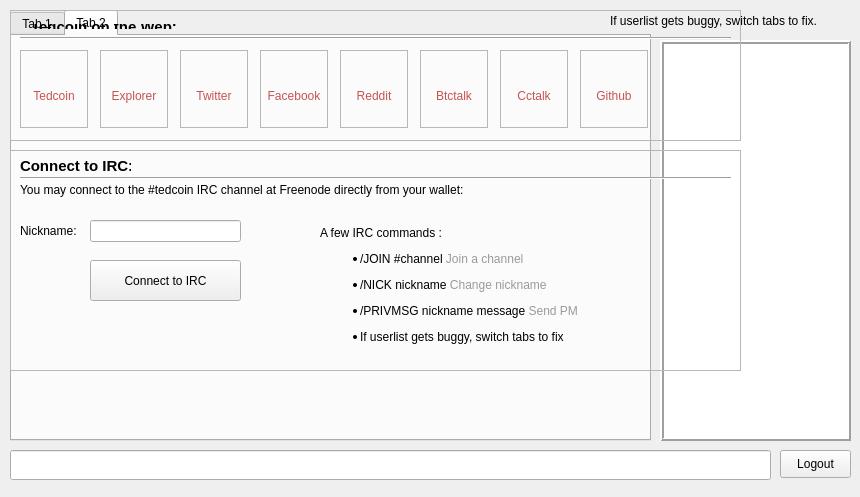
<?xml version="1.0" encoding="UTF-8"?>
<ui version="4.0">
 <class>ChatWindowClass</class>
 <widget class="QWidget" name="ChatWindowClass">
  <property name="geometry">
   <rect>
    <x>0</x>
    <y>0</y>
    <width>860</width>
    <height>497</height>
   </rect>
  </property>
  <widget class="QWidget" name="widget_2" native="true">
   <property name="geometry">
    <rect>
     <x>0</x>
     <y>0</y>
     <width>860</width>
     <height>497</height>
    </rect>
   </property>
   <widget class="QWidget" name="splitter" native="true">
    <property name="enabled">
     <bool>true</bool>
    </property>
    <property name="geometry">
     <rect>
      <x>10</x>
      <y>10</y>
      <width>841</width>
      <height>491</height>
     </rect>
    </property>
    <property name="styleSheet">
     <string notr="true"/>
    </property>
    <widget class="QTabWidget" name="tab">
     <property name="enabled">
      <bool>true</bool>
     </property>
     <property name="geometry">
      <rect>
       <x>0</x>
       <y>0</y>
       <width>641</width>
       <height>431</height>
      </rect>
     </property>
     <property name="styleSheet">
      <string notr="true"/>
     </property>
     <property name="tabShape">
      <enum>QTabWidget::Rounded</enum>
     </property>
     <property name="currentIndex">
      <number>1</number>
     </property>
     <property name="tabsClosable">
      <bool>false</bool>
     </property>
     <widget class="QWidget" name="widget_4">
      <attribute name="title">
       <string>Tab 1</string>
      </attribute>
     </widget>
     <widget class="QWidget" name="tab_5">
      <attribute name="title">
       <string>Tab 2</string>
      </attribute>
     </widget>
    </widget>
    <widget class="QLineEdit" name="lineEdit">
     <property name="geometry">
      <rect>
       <x>0</x>
       <y>440</y>
       <width>761</width>
       <height>30</height>
      </rect>
     </property>
     <property name="sizePolicy">
      <sizepolicy hsizetype="Fixed" vsizetype="Fixed">
       <horstretch>0</horstretch>
       <verstretch>0</verstretch>
      </sizepolicy>
     </property>
     <property name="maximumSize">
      <size>
       <width>16777215</width>
       <height>30</height>
      </size>
     </property>
    </widget>
    <widget class="QLabel" name="label_buggy">
     <property name="geometry">
      <rect>
       <x>600</x>
       <y>0</y>
       <width>241</width>
       <height>21</height>
      </rect>
     </property>
     <property name="text">
      <string>If userlist gets buggy, switch tabs to fix.</string>
     </property>
    </widget>
    <widget class="QListView" name="userView">
     <property name="geometry">
      <rect>
       <x>650</x>
       <y>30</y>
       <width>191</width>
       <height>401</height>
      </rect>
     </property>
     <property name="sizePolicy">
      <sizepolicy hsizetype="Expanding" vsizetype="Expanding">
       <horstretch>0</horstretch>
       <verstretch>0</verstretch>
      </sizepolicy>
     </property>
     <property name="minimumSize">
      <size>
       <width>0</width>
       <height>300</height>
      </size>
     </property>
     <property name="maximumSize">
      <size>
       <width>16777215</width>
       <height>16777215</height>
      </size>
     </property>
     <property name="styleSheet">
      <string notr="true"/>
     </property>
     <property name="frameShape">
      <enum>QFrame::Box</enum>
     </property>
     <property name="frameShadow">
      <enum>QFrame::Raised</enum>
     </property>
     <property name="lineWidth">
      <number>2</number>
     </property>
     <property name="midLineWidth">
      <number>0</number>
     </property>
    </widget>
    <widget class="QPushButton" name="disconnect">
     <property name="geometry">
      <rect>
       <x>770</x>
       <y>440</y>
       <width>71</width>
       <height>28</height>
      </rect>
     </property>
     <property name="text">
      <string>Logout</string>
     </property>
    </widget>
   </widget>
   <widget class="QWidget" name="hide3" native="true">
    <property name="geometry">
     <rect>
      <x>10</x>
      <y>10</y>
      <width>841</width>
      <height>441</height>
     </rect>
    </property>
    <widget class="QWidget" name="layoutWidget">
     <property name="geometry">
      <rect>
       <x>10</x>
       <y>3</y>
       <width>250</width>
       <height>27</height>
      </rect>
     </property>
     <layout class="QHBoxLayout" name="hide1">
      <property name="spacing">
       <number>7</number>
      </property>
      <item>
       <widget class="QLabel" name="label_9">
        <property name="font">
         <font>
          <pointsize>11</pointsize>
          <weight>75</weight>
          <bold>true</bold>
         </font>
        </property>
        <property name="text">
         <string>Tedcoin on the Web:</string>
        </property>
       </widget>
      </item>
      <item>
       <spacer name="horizontalSpacer_4">
        <property name="orientation">
         <enum>Qt::Horizontal</enum>
        </property>
        <property name="sizeHint" stdset="0">
         <size>
          <width>40</width>
          <height>20</height>
         </size>
        </property>
       </spacer>
      </item>
     </layout>
    </widget>
    <widget class="QFrame" name="frame">
     <property name="geometry">
      <rect>
       <x>0</x>
       <y>0</y>
       <width>731</width>
       <height>131</height>
      </rect>
     </property>
     <property name="frameShape">
      <enum>QFrame::StyledPanel</enum>
     </property>
     <property name="frameShadow">
      <enum>QFrame::Sunken</enum>
     </property>
     <widget class="QFrame" name="frame_2">
      <property name="geometry">
       <rect>
        <x>10</x>
        <y>20</y>
        <width>711</width>
        <height>16</height>
       </rect>
      </property>
      <property name="frameShape">
       <enum>QFrame::HLine</enum>
      </property>
      <property name="frameShadow">
       <enum>QFrame::Sunken</enum>
      </property>
     </widget>
    </widget>

    <widget class="QLabel" name="label_tedcoinweb">
     <property name="geometry">
      <rect>
       <x>10</x>
       <y>40</y>
       <width>68</width>
       <height>78</height>
      </rect>
     </property>
     <property name="frameShape">
      <enum>QFrame::StyledPanel</enum>
     </property>
     <property name="frameShadow">
      <enum>QFrame::Raised</enum>
     </property>
     <property name="text">
      <string>&lt;a href=&quot;http://www.tedchain.network&quot;&gt;&lt;div style=&quot; text-decoration: none; color:#c65353;&quot;&gt;&lt;img src=&quot;:/icons/tedcoinweb&quot;/&gt;&lt;br /&gt;Tedcoin&lt;/div&gt;&lt;/a&gt;</string>
     </property>
     <property name="alignment">
      <set>Qt::AlignCenter</set>
     </property>
     <property name="openExternalLinks">
      <bool>true</bool>
     </property>
    </widget>

    <widget class="QLabel" name="label_webexplorer">
     <property name="geometry">
      <rect>
       <x>90</x>
       <y>40</y>
       <width>68</width>
       <height>78</height>
      </rect>
     </property>
     <property name="frameShape">
      <enum>QFrame::StyledPanel</enum>
     </property>
     <property name="frameShadow">
      <enum>QFrame::Raised</enum>
     </property>
     <property name="text">
      <string>&lt;a href=&quot;http://explorer.tedchain.network&quot;&gt;&lt;div style=&quot; text-decoration: none; color:#c65353;&quot;&gt;&lt;img src=&quot;:/icons/webexplorer&quot;/&gt;&lt;br /&gt;Explorer&lt;/div&gt;&lt;/a&gt;</string>
     </property>
     <property name="alignment">
      <set>Qt::AlignCenter</set>
     </property>
     <property name="openExternalLinks">
      <bool>true</bool>
     </property>
    </widget>

    <widget class="QLabel" name="label_twitter">
     <property name="geometry">
      <rect>
       <x>170</x>
       <y>40</y>
       <width>68</width>
       <height>78</height>
      </rect>
     </property>
     <property name="frameShape">
      <enum>QFrame::StyledPanel</enum>
     </property>
     <property name="frameShadow">
      <enum>QFrame::Raised</enum>
     </property>
     <property name="text">
      <string>&lt;a href=&quot;https://twitter.com/tedmorning&quot;&gt;&lt;div style=&quot; text-decoration: none; color:#c65353;&quot;&gt;&lt;img src=&quot;:/icons/twitter&quot;/&gt;&lt;br /&gt;Twitter&lt;/div&gt;&lt;/a&gt;</string>
     </property>
     <property name="alignment">
      <set>Qt::AlignCenter</set>
     </property>
     <property name="openExternalLinks">
      <bool>true</bool>
     </property>
    </widget>

    <widget class="QLabel" name="label_facebook">
     <property name="geometry">
      <rect>
       <x>250</x>
       <y>40</y>
       <width>68</width>
       <height>78</height>
      </rect>
     </property>
     <property name="frameShape">
      <enum>QFrame::StyledPanel</enum>
     </property>
     <property name="frameShadow">
      <enum>QFrame::Raised</enum>
     </property>
     <property name="text">
      <string>&lt;a href=&quot;https://www.facebook.com/tedmorning.daybreak&quot;&gt;&lt;div style=&quot; text-decoration: none; color:#c65353;&quot;&gt;&lt;img src=&quot;:/icons/facebook&quot;/&gt;&lt;br /&gt;Facebook&lt;/div&gt;&lt;/a&gt;</string>
     </property>
     <property name="alignment">
      <set>Qt::AlignCenter</set>
     </property>
     <property name="openExternalLinks">
      <bool>true</bool>
     </property>
    </widget>

    <widget class="QLabel" name="label_reddit">
     <property name="geometry">
      <rect>
       <x>330</x>
       <y>40</y>
       <width>68</width>
       <height>78</height>
      </rect>
     </property>
     <property name="frameShape">
      <enum>QFrame::StyledPanel</enum>
     </property>
     <property name="frameShadow">
      <enum>QFrame::Raised</enum>
     </property>
     <property name="text">
      <string>&lt;a href=&quot;http://www.reddit.com/r/tedcoin&quot;&gt;&lt;div style=&quot; text-decoration: none; color:#c65353;&quot;&gt;&lt;img src=&quot;:/icons/reddit&quot;/&gt;&lt;br /&gt;Reddit&lt;/div&gt;&lt;/a&gt;</string>
     </property>
     <property name="alignment">
      <set>Qt::AlignCenter</set>
     </property>
     <property name="openExternalLinks">
      <bool>true</bool>
     </property>
    </widget>

    <widget class="QLabel" name="label_bitcointalk">
     <property name="geometry">
      <rect>
       <x>410</x>
       <y>40</y>
       <width>68</width>
       <height>78</height>
      </rect>
     </property>
     <property name="frameShape">
      <enum>QFrame::StyledPanel</enum>
     </property>
     <property name="frameShadow">
      <enum>QFrame::Raised</enum>
     </property>
     <property name="text">
      <string>&lt;a href=&quot;https://bitcointalk.org/index.php?topic=716182&quot;&gt;&lt;div style=&quot; text-decoration: none; color:#c65353;&quot;&gt;&lt;img src=&quot;:/icons/bitcointalk&quot;/&gt;&lt;br /&gt;Btctalk&lt;/div&gt;&lt;/a&gt;</string>
     </property>
     <property name="alignment">
      <set>Qt::AlignCenter</set>
     </property>
     <property name="openExternalLinks">
      <bool>true</bool>
     </property>
    </widget>

    <widget class="QLabel" name="label_cryptocointalk">
     <property name="geometry">
      <rect>
       <x>490</x>
       <y>40</y>
       <width>68</width>
       <height>78</height>
      </rect>
     </property>
     <property name="frameShape">
      <enum>QFrame::StyledPanel</enum>
     </property>
     <property name="frameShadow">
      <enum>QFrame::Raised</enum>
     </property>
     <property name="text">
      <string>&lt;a href=&quot;https://cryptocointalk.com/forum/1587-tedcoin-trk&quot;&gt;&lt;div style=&quot; text-decoration: none; color:#c65353;&quot;&gt;&lt;img src=&quot;:/icons/cryptocointalk&quot;/&gt;&lt;br /&gt;Cctalk&lt;/div&gt;&lt;/a&gt;</string>
     </property>
     <property name="alignment">
      <set>Qt::AlignCenter</set>
     </property>
     <property name="openExternalLinks">
      <bool>true</bool>
     </property>
    </widget>

    <widget class="QLabel" name="label_github">
     <property name="geometry">
      <rect>
       <x>570</x>
       <y>40</y>
       <width>68</width>
       <height>78</height>
      </rect>
     </property>
     <property name="frameShape">
      <enum>QFrame::StyledPanel</enum>
     </property>
     <property name="frameShadow">
      <enum>QFrame::Raised</enum>
     </property>
     <property name="text">
      <string>&lt;a href=&quot;https://github.com/tedchain/tedcoin-energy-efficient&quot;&gt;&lt;div style=&quot; text-decoration: none; color:#c65353;&quot;&gt;&lt;img src=&quot;:/icons/github&quot;/&gt;&lt;br /&gt;Github&lt;/div&gt;&lt;/a&gt;</string>
     </property>
     <property name="alignment">
      <set>Qt::AlignCenter</set>
     </property>
     <property name="openExternalLinks">
      <bool>true</bool>
     </property>
    </widget>

    <widget class="QFrame" name="frame_4">
     <property name="geometry">
      <rect>
       <x>0</x>
       <y>140</y>
       <width>731</width>
       <height>221</height>
      </rect>
     </property>
     <property name="frameShape">
      <enum>QFrame::StyledPanel</enum>
     </property>
     <property name="frameShadow">
      <enum>QFrame::Sunken</enum>
     </property>
     <widget class="QLabel" name="label_10">
      <property name="geometry">
       <rect>
        <x>10</x>
        <y>8</y>
        <width>111</width>
        <height>16</height>
       </rect>
      </property>
      <property name="font">
       <font>
        <pointsize>11</pointsize>
        <weight>75</weight>
        <bold>true</bold>
       </font>
      </property>
      <property name="text">
       <string>Connect to IRC:</string>
      </property>
     </widget>
     <widget class="QFrame" name="frame_3">
      <property name="geometry">
       <rect>
        <x>10</x>
        <y>20</y>
        <width>711</width>
        <height>16</height>
       </rect>
      </property>
      <property name="frameShape">
       <enum>QFrame::HLine</enum>
      </property>
      <property name="frameShadow">
       <enum>QFrame::Sunken</enum>
      </property>
     </widget>
    </widget>
    <widget class="QLabel" name="hide2">
     <property name="geometry">
      <rect>
       <x>10</x>
       <y>170</y>
       <width>521</width>
       <height>21</height>
      </rect>
     </property>
     <property name="textInteractionFlags">
     <set>Qt::TextSelectableByMouse</set>
     </property>
     <property name="text">
      <string>You may connect to the #tedcoin IRC channel at Freenode directly from your wallet:</string>
     </property>
     <property name="wordWrap">
      <bool>true</bool>
     </property>
     <property name="openExternalLinks">
      <bool>true</bool>
     </property>
    </widget>
    <widget class="QLabel" name="label_5">
     <property name="geometry">
      <rect>
       <x>10</x>
       <y>210</y>
       <width>71</width>
       <height>21</height>
      </rect>
     </property>
     <property name="text">
      <string>Nickname:</string>
     </property>
    </widget>
    <widget class="QLineEdit" name="editPseudo">
     <property name="geometry">
      <rect>
       <x>80</x>
       <y>210</y>
       <width>151</width>
       <height>22</height>
      </rect>
     </property>
     <property name="text">
      <string/>
     </property>
    </widget>
    <widget class="QPushButton" name="buttonConnect">
     <property name="geometry">
      <rect>
       <x>80</x>
       <y>250</y>
       <width>151</width>
       <height>41</height>
      </rect>
     </property>
     <property name="text">
      <string>Connect to IRC</string>
     </property>
    </widget>
    <widget class="QLabel" name="label_2">
     <property name="geometry">
      <rect>
       <x>310</x>
       <y>170</y>
       <width>281</width>
       <height>211</height>
      </rect>
     </property>
     <property name="textInteractionFlags">
     <set>Qt::TextSelectableByMouse</set>
     </property>
     <property name="text">
      <string>&lt;html&gt;&lt;head/&gt;&lt;body&gt;&lt;p&gt;A few IRC commands :&lt;/p&gt;&lt;ul style=&quot;margin-top: 0px; margin-bottom: 0px; margin-left: 0px; margin-right: 0px; -qt-list-indent: 1;&quot;&gt;&lt;li style=&quot; margin-top:12px; margin-bottom:12px; margin-left:0px; margin-right:0px; -qt-block-indent:0; text-indent:0px;&quot;&gt;/JOIN #channel &lt;span style=&quot; color:#9a9a9a;&quot;&gt;Join a channel&lt;/span&gt;&lt;/li&gt;&lt;li style=&quot; margin-top:12px; margin-bottom:12px; margin-left:0px; margin-right:0px; -qt-block-indent:0; text-indent:0px;&quot;&gt;/NICK nickname &lt;span style=&quot; color:#9a9a9a;&quot;&gt;Change nickname&lt;/span&gt;&lt;/li&gt;&lt;li style=&quot; margin-top:12px; margin-bottom:12px; margin-left:0px; margin-right:0px; -qt-block-indent:0; text-indent:0px;&quot;&gt;/PRIVMSG nickname message &lt;span style=&quot; color:#9a9a9a;&quot;&gt;Send PM &lt;/span&gt;&lt;/li&gt;&lt;li style=&quot; margin-top:0px; margin-bottom:0px; margin-left:0px; margin-right:0px; -qt-block-indent:0; text-indent:0px;&quot;&gt;If userlist gets buggy, switch tabs to fix&lt;/li&gt;&lt;/ul&gt;&lt;/body&gt;&lt;/html&gt;</string>
     </property>
    </widget>
   </widget>
  </widget>
  <action name="actionQuit">
   <property name="text">
    <string>Quitter</string>
   </property>
   <property name="shortcut">
    <string>Ctrl+Q</string>
   </property>
  </action>
  <action name="actionCloseTab">
   <property name="text">
    <string>Fermer l'onglet</string>
   </property>
  </action>
 </widget>
 <layoutdefault spacing="6" margin="11"/>
 <resources/>
 <connections/>
</ui>
